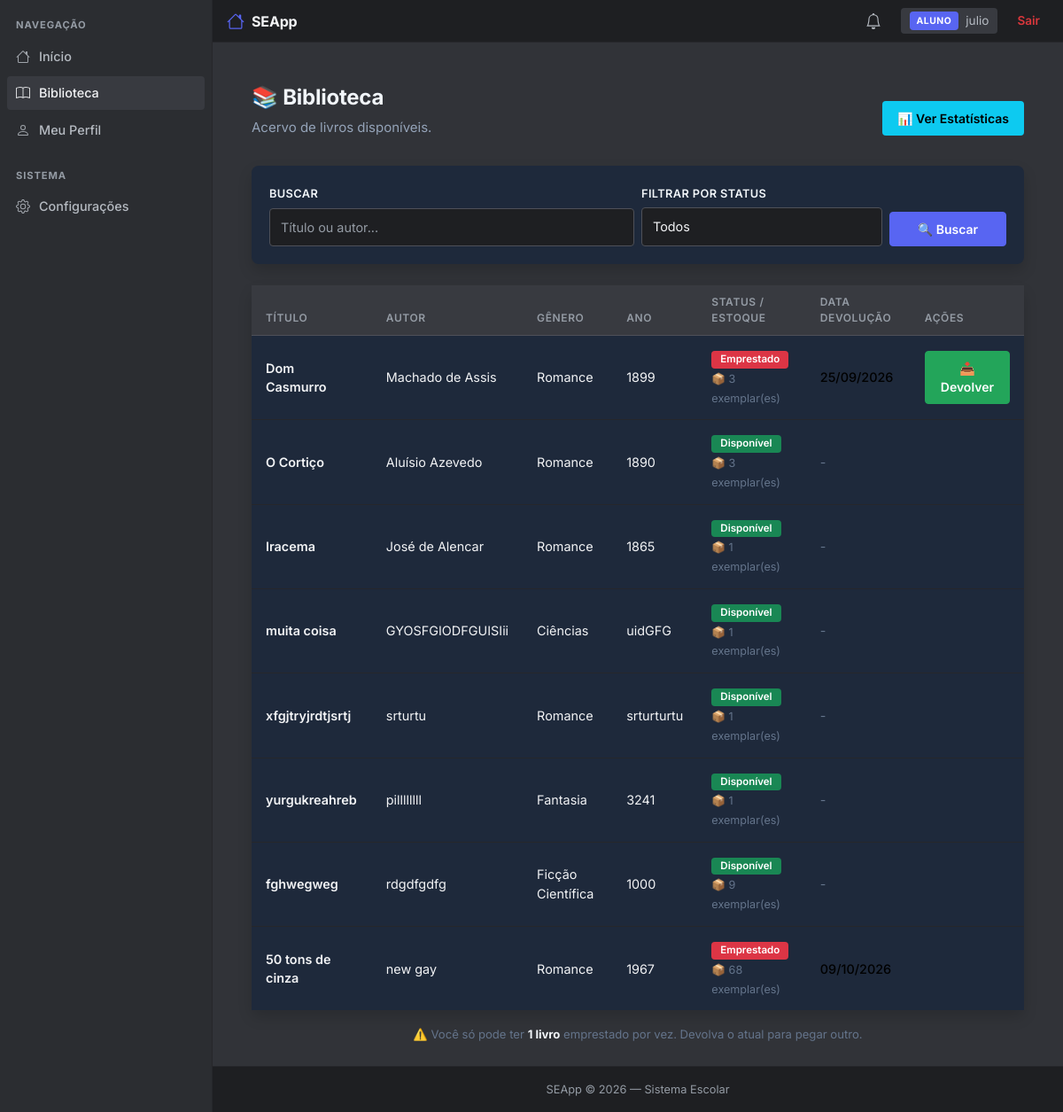
The app's page /biblioteca (signed in) with its own data.
### app/models/usuario.py (models this page shows, shortened)
class Usuario(db.Model):
    __tablename__ = 'usuarios'
    id = db.Column(db.Integer, primary_key=True)
    nome = db.Column(db.String(100), nullable=False)
    email = db.Column(db.String(120), unique=True, nullable=False)
    senha = db.Column(db.String(255), nullable=False)
    tipo = db.Column(db.String(20), nullable=False, default='aluno')
    foto = db.Column(db.String(200), nullable=True)
    criado_em = db.Column(db.DateTime, default=datetime.utcnow)
    @property
    def senha_criptografada(self):
        return self.senha

### app/models/livro.py (models this page shows, shortened)
class Livro(db.Model):
    __tablename__ = 'livros'
    id = db.Column(db.Integer, primary_key=True)
    titulo = db.Column(db.String(200), nullable=False)
    autor = db.Column(db.String(200), nullable=False)
    editora = db.Column(db.String(200), nullable=True)
    ano = db.Column(db.String(20), nullable=True)
    genero = db.Column(db.String(50), nullable=True)
    quantidade = db.Column(db.Integer, default=1)
    estoque = db.Column(db.Integer, default=1)
    prazo_devolucao = db.Column(db.Integer, default=7)
    emprestado = db.Column(db.Boolean, default=False)
    emprestado_para = db.Column(db.String(200), nullable=True)
    data_emprestimo = db.Column(db.Date, nullable=True)
    data_devolucao = db.Column(db.Date, nullable=True)

### app/routes/biblioteca.py (the view)
@biblioteca_bp.route("/biblioteca")
def listar():
    if 'usuario_id' not in session:
        return redirect(url_for('auth.login'))
    livros = Livro.query.all()
    busca = request.args.get("busca", "").lower()
    filtro = request.args.get("filtro", "todos")
    resultado = livros
    if busca:
        resultado = [l for l in resultado if busca in l.titulo.lower() or busca in (l.autor or "").lower()]
    if filtro == "disponivel":
        resultado = [l for l in resultado if l.estoque > 0]
    elif filtro == "emprestado":
        resultado = [l for l in resultado if l.estoque == 0]
    nome_aluno_logado = None
    if is_aluno():
        usuario_id = session.get('usuario_id')
        aluno = Aluno.query.filter_by(usuario_id=usuario_id).first()
        if aluno and aluno.usuario:
            nome_aluno_logado = aluno.usuario.nome
    aluno_tem_livro = False
    if is_aluno():
        usuario_id = session.get('usuario_id')
        aluno = Aluno.query.filter_by(usuario_id=usuario_id).first()
        if aluno and aluno.usuario:
            nome_aluno = aluno.usuario.nome.strip().lower()
            livro_emprestado = Livro.query.filter(
                Livro.emprestado_para.isnot(None),
                db.func.lower(Livro.emprestado_para) == nome_aluno
            ).first()
            if livro_emprestado:
                aluno_tem_livro = True
    livros_lista = []
    for livro in resultado:
        esta_emprestado = livro.emprestado_para is not None
        pode_devolver = False
        if esta_emprestado:
            if is_staff():
                pode_devolver = True
            elif is_aluno():
                usuario_id = session.get('usuario_id')
                aluno = Aluno.query.filter_by(usuario_id=usuario_id).first()
                if aluno and aluno.usuario:
                    nome_aluno = aluno.usuario.nome.strip().lower()
                    nome_emprestado = livro.emprestado_para.strip().lower()
                    if nome_aluno == nome_emprestado:
                        pode_devolver = True
        pode_emprestar = False
        if livro.estoque > 0:
            if is_staff():
                pode_emprestar = True
            elif is_aluno() and not aluno_tem_livro:
                pode_emprestar = True
        livros_lista.append({
            "id": livro.id,
            "titulo": livro.titulo,
            "autor": livro.autor,
            "editora": livro.editora,
            "ano": livro.ano,
            "genero": livro.genero,
            "quantidade": livro.quantidade,
            "estoque": livro.estoque,
            "estoque_display": livro.estoque,
            "emprestado": esta_emprestado,
            "data_devolucao_br": formatar_data_br(livro.data_devolucao),
            "pode_devolver": pode_devolver,
            "pode_emprestar": pode_emprestar
        })
    return render_template(
        "biblioteca/listar.html",
        livros=livros_lista,
        busca=busca,
        filtro=filtro,
        tipo=session.get("tipo"),
        nome_aluno_logado=nome_aluno_logado
    )

### app/routes/biblioteca.py (called while the page is built)
def is_staff():
    return session.get("tipo") in ["admin", "diretor", "professor"]

def is_aluno():
    return session.get("tipo") == "aluno"

def formatar_data_br(data):
    if not data:
        return "-"
    return data.strftime("%d/%m/%Y")

### templates/biblioteca/listar.html (shortened to what this page needs)
{% extends 'base.html' %}
{% block content %}
<div class="container mt-4">
    <div class="d-flex justify-content-between align-items-center mb-3">
        <div>
            <h1 class="fw-bold" style="color: #f1f5f9;">📚 Biblioteca</h1>
            <p style="color: #94a3b8;">Acervo de livros disponíveis.</p>
        </div>
        <div class="d-flex gap-2">
            <button type="button" class="btn btn-info" data-bs-toggle="modal" data-bs-target="#estatisticasModal">
                📊 Ver Estatísticas
            </button>
        </div>
    </div>
    <div class="card shadow border-0 mb-4" style="background: #1e293b;">
        <div class="card-body">
            <form method="GET" action="{{ url_for('biblioteca.listar') }}" class="row g-2 align-items-end">
                <div class="col-md-6">
                    <label class="form-label" style="color: #f1f5f9;">Buscar</label>
                    <input type="text" name="busca" class="form-control" placeholder="Título ou autor..." value="{{ busca }}" style="background: #0f172a; color: #f1f5f9; border: 1px solid #334155;">
                </div>
                <div class="col-md-4">
                    <label class="form-label" style="color: #f1f5f9;">Filtrar por status</label>
                    <select name="filtro" class="form-control" style="background: #0f172a; color: #f1f5f9; border: 1px solid #334155;">
                        <option value="todos"      {% if filtro == "todos"      %}selected{% endif %}>Todos</option>
                    </select>
                </div>
                <div class="col-md-2">
                    <button type="submit" class="btn btn-primary w-100">🔍 Buscar</button>
                </div>
            </form>
        </div>
    </div>
    <div class="card shadow border-0" style="background: #1e293b;">
        <div class="card-body p-0">
            <div class="table-responsive">
                <table class="table table-hover mb-0" style="background: #1e293b; color: #f1f5f9;">
                    <thead style="background: #0f172a;">
                        <tr>
                            <th style="color: #94a3b8;">Título</th>
                            <th style="color: #94a3b8;">Autor</th>
                            <th style="color: #94a3b8;">Gênero</th>
                            <th style="color: #94a3b8;">Ano</th>
                            <th style="color: #94a3b8;">Status / Estoque</th>
                            <th style="color: #94a3b8;">Data devolução</th>
                            <th style="color: #94a3b8;">Ações</th>
                        </tr>
                    </thead>
                    <tbody>
                        {% if livros %}
                            {% for livro in livros %}
                            <tr>
                                <td class="fw-semibold" style="color: #f1f5f9;">{{ livro.titulo }}</td>
                                <td style="color: #f1f5f9;">{{ livro.autor }}</td>
                                <td style="color: #f1f5f9;">{{ livro.genero }}</td>
                                <td style="color: #f1f5f9;">{{ livro.ano }}</td>
                                <td>
                                    {% if livro.emprestado %}
                                        <span class="badge bg-danger">Emprestado</span>
                                    {% else %}
                                        <span class="badge bg-success">Disponível</span>
                                    {% endif %}
                                    <br>
                                    <small style="color: #64748b;">📦 {{ livro.estoque_display or livro.estoque or 0 }} exemplar(es)</small>
                                </td>
                                <td>
                                    {% if livro.emprestado %}
                                        <span style="color: #000000; font-weight: 500;">{{ livro.data_devolucao_br or '-' }}</span>
                                    {% else %}
                                        <span style="color: #64748b;">-</span>
                                    {% endif %}
                                </td>
                                <td>
                                    <div class="d-flex gap-2 flex-wrap">
                                        {% if livro.emprestado and livro.pode_devolver %}
                                        <form action="{{ url_for('biblioteca.devolver_livro', livro_id=livro.id) }}" method="POST">
                                            <button type="submit" class="btn btn-sm btn-success">📥 Devolver</button>
                                        </form>
                                        {% endif %}
                                    </div>
                                </td>
                            </tr>
                            {% endfor %}
                        {% endif %}
                    </tbody>
                </table>
            </div>
        </div>
    </div>
    {% if session.get('tipo') == 'aluno' %}
    <div class="mt-3 text-center">
        <small style="color: #64748b;">
            ⚠️ Você só pode ter <strong style="color: #f1f5f9;">1 livro</strong> emprestado por vez. Devolva o atual para pegar outro.
        </small>
    </div>
    {% endif %}
</div>
{% endblock %}

### templates/components/topbar.html (shortened to what this page needs)
<header class="topbar">
    <a class="topbar-brand" href="{{ url_for('dashboard.index') }}">
        SEApp
    </a>
    <div class="topbar-right">
        <a href="{{ url_for('notificacoes.listar') }}" id="sinoNotificacoes" style="position: relative; display: flex; align-items: center; padding: 6px 10px; border-radius: 4px; color: var(--text-2);" onmouseover="this.style.background='var(--surface)'" onmouseout="this.style.background='transparent'">
        </a>
        <div class="topbar-user">
            <span class="topbar-badge {% if session.get('tipo') in ['admin','diretor'] %}badge-admin{% else %}badge-aluno{% endif %}">
                {{ session.get("tipo", "").upper() }}
            </span>
            <span>{{ session["usuario"] }}</span>
        </div>
        <a href="{{ url_for('auth.logout') }}" class="topbar-logout">Sair</a>
    </div>
</header>

### static/css/style.css (style rules this page uses)
:root { --bg: #313338; --bg-sidebar: #2B2D31; --bg-nav: #1E1F22; --surface: #383A40; --surface-hover: #404248; --border: #26272B; --border-2: #4E5058; --text: #F2F3F5; --text-2: #B5BAC1; --text-3: #949BA4; --primary: #5865F2; --primary-hover: #4752C4; --success: #23A55A; --success-hover: #1E8F4C; --danger: #DA373C; --danger-hover: #A12828; --warning: #F0B232; --warning-hover: #D89E2A; --radius: 8px; --radius-sm: 4px; --shadow: 0 2px 10px rgba(0,0,0,0.2); --shadow-lg: 0 8px 24px rgba(0,0,0,0.4); }
* { margin: 0; padding: 0; box-sizing: border-box; }
html, body { height: 100%; background: var(--bg); }
body { background: var(--bg); color: var(--text); font-family: "Inter", -apple-system, BlinkMacSystemFont, "Segoe UI", Roboto, sans-serif; font-size: 15px; line-height: 1.5; min-height: 100vh; display: flex; flex-direction: column; -webkit-font-smoothing: antialiased; }
.topbar { background: var(--bg-nav); border-bottom: 1px solid var(--border); padding: 8px 16px; display: flex; align-items: center; justify-content: space-between; flex-shrink: 0; height: 48px; }
.topbar-brand { font-size: 1rem; font-weight: 700; color: var(--text); letter-spacing: -0.01em; display: flex; align-items: center; gap: 8px; }
.topbar-right { display: flex; align-items: center; gap: 12px; }
.topbar-user { display: flex; align-items: center; gap: 8px; padding: 4px 10px; border-radius: var(--radius-sm); background: var(--surface); font-size: 0.85rem; color: var(--text-2); }
.topbar-badge { font-size: 0.65rem; font-weight: 700; padding: 3px 8px; border-radius: 4px; letter-spacing: 0.05em; }
.badge-aluno { background: var(--primary); color: white; }
.topbar-logout { color: var(--danger); font-size: 0.85rem; font-weight: 600; padding: 4px 10px; border-radius: var(--radius-sm); transition: background 0.1s; }
h1, h2, h3, h4, h5, h6 { color: var(--text); font-weight: 700; letter-spacing: -0.01em; }
h1 { font-size: 1.5rem; }
p { color: var(--text-2); }
a { text-decoration: none; color: var(--primary); transition: color 0.15s; }
.card { background: var(--surface); border: 1px solid var(--border); border-radius: var(--radius); box-shadow: var(--shadow); }
.card-body { padding: 20px; }
.form-label { color: var(--text); font-size: 0.8rem; font-weight: 600; margin-bottom: 6px; text-transform: uppercase; letter-spacing: 0.03em; }
.form-control, .form-select { background: var(--bg-nav) !important; color: var(--text) !important; border: 1px solid var(--border-2) !important; border-radius: var(--radius-sm) !important; padding: 10px 12px !important; font-size: 0.9rem; transition: border-color 0.15s; }
.form-control::placeholder { color: var(--text-3) !important; }
.btn { font-size: 0.875rem; font-weight: 600; padding: 8px 16px; border-radius: var(--radius-sm); transition: background 0.15s; border: 1px solid transparent; display: inline-flex; align-items: center; justify-content: center; gap: 6px; }
.btn-primary { background: var(--primary); border-color: var(--primary); color: white; }
.btn-success { background: var(--success); border-color: var(--success); color: white; }
.table { color: var(--text) !important; --bs-table-bg: transparent; --bs-table-border-color: var(--border); margin-bottom: 0; border-collapse: separate; border-spacing: 0; }
.table thead th { background: var(--surface) !important; color: var(--text-3) !important; font-size: 0.75rem; font-weight: 600; text-transform: uppercase; letter-spacing: 0.05em; border-bottom: 1px solid var(--border-2) !important; border-top: none !important; padding: 10px 16px; text-align: left; }
.table tbody td { background: transparent !important; color: var(--text) !important; border-bottom: 1px solid var(--border) !important; padding: 14px 16px; font-size: 0.9rem; vertical-align: middle; }
.table tbody tr:last-child td { border-bottom: none !important; }
.badge { font-size: 0.72rem; font-weight: 600; padding: 4px 10px; border-radius: 4px; }

### records on screen
Usuario: get "ALUNO"
Livro: titulo "Dom Casmurro", autor "Machado de Assis", genero "Romance", ano "1899", shows "Emprestado", estoque "3", data_devolucao "25/09/2026"
Livro: titulo "O Cortiço", autor "Aluísio Azevedo", genero "Romance", ano "1890", shows "Disponível", estoque_display "3"
Livro: titulo "Iracema", autor "José de Alencar", genero "Romance", ano "1865", shows "Disponível", estoque_display "1"
Livro: titulo "muita coisa", autor "GYOSFGIODFGUISIii", genero "Ciências", ano "uidGFG", shows "Disponível", estoque_display "1"
Livro: titulo "xfgjtryjrdtjsrtj", autor "srturtu", genero "Romance", ano "srturturtu", shows "Disponível", estoque_display "1"
Livro: titulo "yurgukreahreb", autor "pillllllll", genero "Fantasia", ano "3241", shows "Disponível", estoque_display "1"
Livro: titulo "fghwegweg", autor "rdgdfgdfg", genero "Ficção Científica", ano "1000", shows "Disponível", estoque_display "9"
Livro: titulo "50 tons de cinza", autor "new gay", genero "Romance", ano "1967", shows "Emprestado", estoque "68", data_devolucao "09/10/2026"

### other values on screen
{{ session["usuario"] }} "julio"
